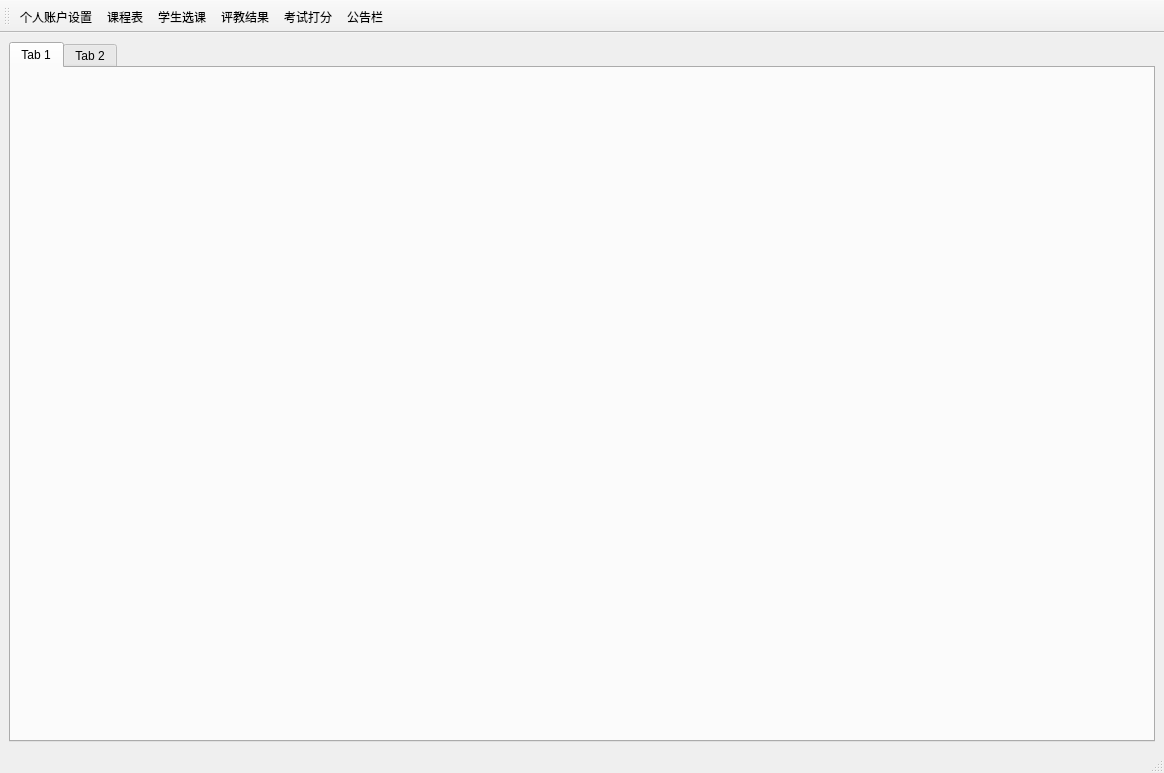
<?xml version="1.0" encoding="UTF-8"?>
<ui version="4.0">
 <class>tea_MainWindow</class>
 <widget class="QMainWindow" name="tea_MainWindow">
  <property name="geometry">
   <rect>
    <x>0</x>
    <y>0</y>
    <width>1164</width>
    <height>773</height>
   </rect>
  </property>
  <property name="windowTitle">
   <string>教务管理系统    教师端</string>
  </property>
  <widget class="QWidget" name="centralwidget">
   <layout class="QVBoxLayout" name="verticalLayout">
    <item>
     <layout class="QHBoxLayout" name="horizontalLayout">
      <item>
       <widget class="QTabWidget" name="tea_tabWidget">
        <property name="styleSheet">
         <string notr="true"/>
        </property>
        <property name="currentIndex">
         <number>0</number>
        </property>
        <widget class="QWidget" name="tab">
         <attribute name="title">
          <string>Tab 1</string>
         </attribute>
        </widget>
        <widget class="QWidget" name="tab_2">
         <attribute name="title">
          <string>Tab 2</string>
         </attribute>
        </widget>
       </widget>
      </item>
     </layout>
    </item>
   </layout>
  </widget>
  <widget class="QStatusBar" name="statusbar"/>
  <widget class="QToolBar" name="toolBar">
   <property name="windowTitle">
    <string>toolBar</string>
   </property>
   <attribute name="toolBarArea">
    <enum>TopToolBarArea</enum>
   </attribute>
   <attribute name="toolBarBreak">
    <bool>false</bool>
   </attribute>
   <addaction name="actionChange_2"/>
   <addaction name="actionCourse_2"/>
   <addaction name="actiontea_SelectCourse"/>
   <addaction name="actionEvaluate_2"/>
   <addaction name="actionScore_2"/>
   <addaction name="actionAnnounce_2"/>
  </widget>
  <action name="actionScore_2">
   <property name="text">
    <string>考试打分</string>
   </property>
  </action>
  <action name="actionEvaluate_2">
   <property name="text">
    <string>评教结果</string>
   </property>
  </action>
  <action name="actionCourse_2">
   <property name="text">
    <string>课程表</string>
   </property>
  </action>
  <action name="actionAnnounce_2">
   <property name="text">
    <string>公告栏</string>
   </property>
  </action>
  <action name="actionChange_2">
   <property name="text">
    <string>个人账户设置</string>
   </property>
  </action>
  <action name="actiontea_SelectCourse">
   <property name="text">
    <string>学生选课</string>
   </property>
  </action>
 </widget>
 <resources/>
 <connections/>
</ui>
